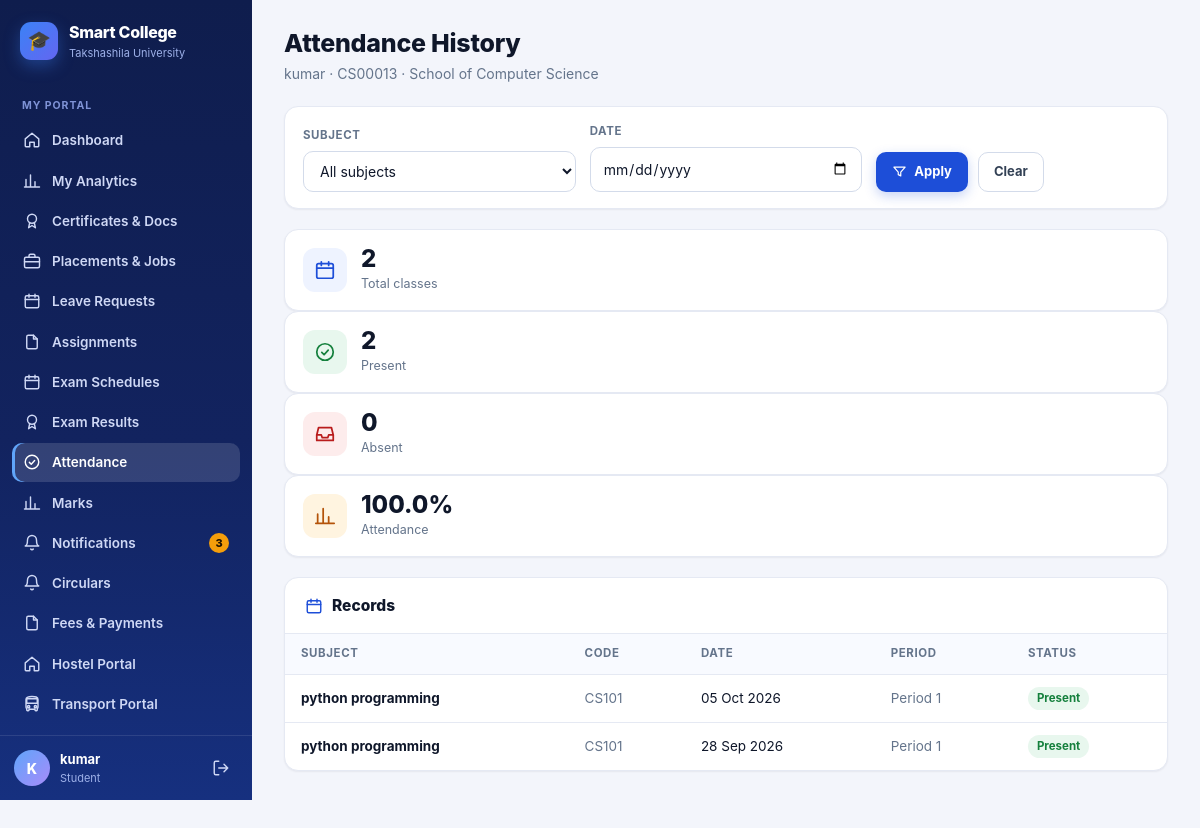
Screenshot of /students/attendance-history/ (signed in) with the database file from the repository.
### students/models.py (models this page shows, shortened)
class Student(models.Model):
    user = models.OneToOneField(
        User,
        on_delete=models.CASCADE,
        null=True,
        blank=True
    )
    name = models.CharField(max_length=100)
    roll_no = models.CharField(max_length=20, unique=True)
    sif_number = models.CharField(
        max_length=30,
        unique=True,
        null=True,
        blank=True,
        help_text="7-digit unique University SIF number (auto-generated if left blank)"
    )
    email = models.EmailField()
    department = models.ForeignKey(
        Department,
        on_delete=models.CASCADE
    )
    course = models.ForeignKey(
        Course,
        on_delete=models.SET_NULL,
        null=True,
        blank=True
    )
    year = models.IntegerField()
    is_approved = models.BooleanField(default=True)
    parent_name = models.CharField(max_length=100, blank=True)
    parent_phone = models.CharField(max_length=20, blank=True)
    phone = models.CharField(max_length=20, blank=True)
    admission_date = models.DateField(default=timezone.now)
    is_active = models.BooleanField(default=True)

class Department(models.Model):
    name = models.CharField(max_length=100)

### attendance/models.py (models this page shows, shortened)
class Attendance(models.Model):
    student = models.ForeignKey(
        Student,
        on_delete=models.CASCADE
    )
    subject = models.ForeignKey(
        Subject,
        on_delete=models.CASCADE
    )
    date = models.DateField()
    period = models.ForeignKey(
        "timetable.Period",
        on_delete=models.SET_NULL,
        null=True,
        blank=True
    )
    present = models.BooleanField(
        default=False
    )
    class Meta:
        constraints = [
            models.UniqueConstraint(
                fields=["student", "subject", "date", "period"],
                name="unique_student_subject_date_period",
            )
        ]

### faculty/models.py (models this page shows, shortened)
class Subject(models.Model):
    SUBJECT_TYPE_CHOICES = [
        ("THEORY", "Theory"),
        ("PRACTICAL", "Practical"),
    ]
    name = models.CharField(max_length=100)
    code = models.CharField(max_length=20, unique=True)
    department = models.ForeignKey(Department, on_delete=models.CASCADE)
    faculty = models.ForeignKey(Faculty, on_delete=models.CASCADE)
    course = models.ForeignKey(
        "students.Course", on_delete=models.SET_NULL,
        null=True, blank=True, related_name="subjects"
    )
    year = models.PositiveIntegerField(null=True, blank=True)
    semester = models.PositiveIntegerField(null=True, blank=True)
    credits = models.DecimalField(max_digits=4, decimal_places=1, default=0)
    subject_type = models.CharField(max_length=20, choices=SUBJECT_TYPE_CHOICES, default="THEORY")

### timetable/models.py (models this page shows, shortened)
class Period(models.Model):
    period_number = models.PositiveIntegerField(
        unique=True
    )
    start_time = models.TimeField()
    end_time = models.TimeField()
    class Meta:
        ordering = ["period_number"]

### students/views.py (the view)
@login_required(login_url="/accounts/login/")
def attendance_history(request):
    student, redirect_response = get_student_or_redirect(
        request
    )
    if redirect_response:
        return redirect_response
    attendance_records = Attendance.objects.filter(
        student=student
    ).select_related(
        "subject"
    ).order_by(
        "-date"
    )
    subject_id = request.GET.get(
        "subject"
    )
    if subject_id:
        attendance_records = attendance_records.filter(
            subject_id=subject_id
        )
    date = request.GET.get(
        "date"
    )
    if date:
        attendance_records = attendance_records.filter(
            date=date
        )
    total_classes = attendance_records.count()
    present_classes = attendance_records.filter(
        present=True
    ).count()
    absent_classes = attendance_records.filter(
        present=False
    ).count()
    if total_classes > 0:
        attendance_percentage = round(
            (
                present_classes
                / total_classes
            ) * 100,
            2
        )
    else:
        attendance_percentage = 0
    subjects = Attendance.objects.filter(
        student=student
    ).select_related(
        "subject"
    ).values(
        "subject",
        "subject__name",
        "subject__code"
    ).distinct()
    return render(
        request,
        "students/attendance_history.html",
        {
            "student":
                student,
            "attendance_records":
                attendance_records,
            "subjects":
                subjects,
            "selected_subject":
                subject_id,
            "selected_date":
                date,
            "total_classes":
                total_classes,
            "present_classes":
                present_classes,
            "absent_classes":
                absent_classes,
            "attendance_percentage":
                attendance_percentage,
        }
    )

### accounts/context_processors.py (called while the page is built)
def _has_faculty(user):
    if not user or not user.is_authenticated:
        return False
    if Student.objects.filter(user=user).exists():
        return False
    return (
        Faculty.objects.filter(user=user).exists()
        or (bool(user.email) and Faculty.objects.filter(email=user.email).exists())
    )

### students/views.py (called while the page is built, shortened)
def get_student_or_redirect(request):
    student = Student.objects.filter(
        user=request.user
    ).first()
    if student:
        return student, None

### students/templates/students/attendance_history.html (shortened to what this page needs)
{% extends "base.html" %}
{% block page_title %}Attendance History{% endblock %}
{% block page_sub %}{{ student.name }} · {{ student.roll_no }} · {{ student.department.name }}{% endblock %}
{% block content %}
<form class="filters" method="get">
    <div class="filters-row">
        <div class="field">
            <label for="subject">Subject</label>
            <select class="select" id="subject" name="subject">
                <option value="">All subjects</option>
            </select>
        </div>
        <div class="field">
            <label for="date">Date</label>
            <input class="input" type="date" id="date" name="date" value="{{ selected_date|default:'' }}">
        </div>
        <div class="form-actions">
            <button class="btn btn-primary" type="submit"><svg class="icon icon-sm"><use href="#i-filter"/></svg> Apply</button>
            <a class="btn btn-ghost" href="/students/attendance-history/">Clear</a>
        </div>
    </div>
</form>
<div class="grid-4 mb">
    <div class="stat"><div class="stat-ico"><svg class="icon icon-lg"><use href="#i-calendar"/></svg></div>
        <div><div class="stat-val">{{ total_classes }}</div><div class="stat-label">Total classes</div></div></div>
    <div class="stat"><div class="stat-ico green"><svg class="icon icon-lg"><use href="#i-check"/></svg></div>
        <div><div class="stat-val">{{ present_classes }}</div><div class="stat-label">Present</div></div></div>
    <div class="stat"><div class="stat-ico rose"><svg class="icon icon-lg"><use href="#i-inbox"/></svg></div>
        <div><div class="stat-val">{{ absent_classes }}</div><div class="stat-label">Absent</div></div></div>
    <div class="stat"><div class="stat-ico amber"><svg class="icon icon-lg"><use href="#i-chart"/></svg></div>
        <div><div class="stat-val">{{ attendance_percentage }}%</div><div class="stat-label">Attendance</div></div></div>
</div>
<div class="card">
    <div class="card-head"><div class="card-title"><svg class="icon"><use href="#i-calendar"/></svg> Records</div></div>
    <div class="card-body flush">
        {% if attendance_records %}
        <div class="table-wrap">
            <table class="table">
                <thead><tr><th>Subject</th><th>Code</th><th>Date</th><th>Period</th><th>Status</th></tr></thead>
                <tbody>
                {% for r in attendance_records %}
                    <tr>
                        <td class="strong">{{ r.subject.name }}</td>
                        <td class="muted">{{ r.subject.code }}</td>
                        <td>{{ r.date|date:"d M Y" }}</td>
                        <td class="muted">{% if r.period %}Period {{ r.period.period_number }}{% else %}—{% endif %}</td>
                        <td>{% if r.present %}<span class="badge green">Present</span>{% else %}<span class="badge red">Absent</span>{% endif %}</td>
                    </tr>
                {% endfor %}
                </tbody>
            </table>
        </div>
        {% else %}
            <div class="empty"><svg class="icon"><use href="#i-inbox"/></svg><b>No records found</b>Try a different filter.</div>
        {% endif %}
    </div>
</div>
{% endblock %}

### templates/base.html (shortened to what this page needs)
{% load static %}<!DOCTYPE html>
<html lang="en">
<head>
    <link rel="stylesheet" href="{% static 'css/theme.css' %}">
</head>
<body>
<div class="app">
    <aside class="sidebar" id="sidebar">
        <a class="brand" href="{{ nav_home }}">
            <span class="brand-mark">🎓</span>
            <span>
                <div class="brand-name">Smart College</div>
                <div class="brand-sub">Takshashila University</div>
            </span>
        </a>
        <nav class="nav">
            {% for group in nav_groups %}
                {% if group.label %}<div class="nav-label">{{ group.label }}</div>{% endif %}
                {% for item in group.items %}
                    <a class="nav-link {% if item.active %}active{% endif %}" href="{{ item.url }}">
                        <svg class="icon"><use href="#i-{{ item.icon }}"/></svg>
                        <span>{{ item.label }}</span>
                        {% if item.badge %}<span class="nav-badge">{{ item.badge }}</span>{% endif %}
                    </a>
                {% endfor %}
            {% endfor %}
        </nav>
        <div class="sidebar-foot">
            <div class="avatar">{{ nav_initial }}</div>
            <div class="who">
                <div class="who-name">{{ nav_display }}</div>
                <div class="who-role">{{ nav_role_label }}</div>
            </div>
            <a class="logout" href="/accounts/logout/" title="Log out"><svg class="icon"><use href="#i-logout"/></svg></a>
        </div>
    </aside>
    <div class="main">
        <main class="page">
            <div class="page-head">
                <div>
                    <h1 class="page-title">{% block page_title %}{% endblock %}</h1>
                    <div class="page-sub">{% block page_sub %}{% endblock %}</div>
                </div>
            </div>
            {% block content %}{% endblock %}
        </main>
    </div>
</div>
</body>
</html>

### rows the page displays
Student: name "kumar", roll_no "CS00013", department.name "School of Computer Science"
Attendance: subject.name "python programming", subject.code "CS101", date "05 Oct 2026", period.period_number "1", present "Present"
Attendance: subject.name "python programming", subject.code "CS101", date "28 Sep 2026", period.period_number "1", present "Present"

### other values shown
{{ group.label }} "MY PORTAL"
{{ item.label }} "Dashboard" "My Analytics" "Certificates & Docs" "Placements & Jobs" "Leave Requests" "Assignments" "Exam Schedules" "Exam Results" "Attendance" "Marks" "Notifications" "Circulars" "Fees & Payments" "Hostel Portal" "Transport Portal"
{{ item.badge }} "3"
{{ nav_initial }} "K"
{{ nav_role_label }} "Student"
{{ total_classes }} "2"
{{ present_classes }} "2"
{{ absent_classes }} "0"
{{ attendance_percentage }} "100.0"
